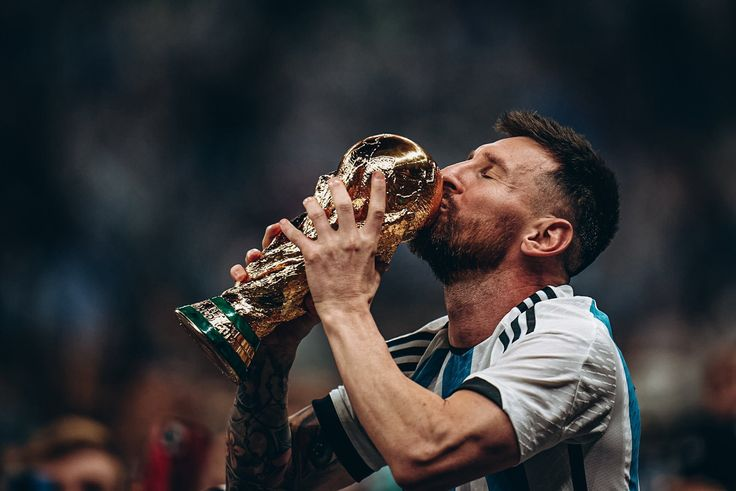
#> input picture messi.jpg, 736 x 491 px, found by its file name
$ python p6.py
#> lines starting #> are read from the running program, lines starting #| are printed output that depends on the picture
import cv2
import numpy as np

img_path = r"D:\DIP\messi.jpg"

#read img as grayscale
img = cv2.imread(img_path, cv2.IMREAD_GRAYSCALE)
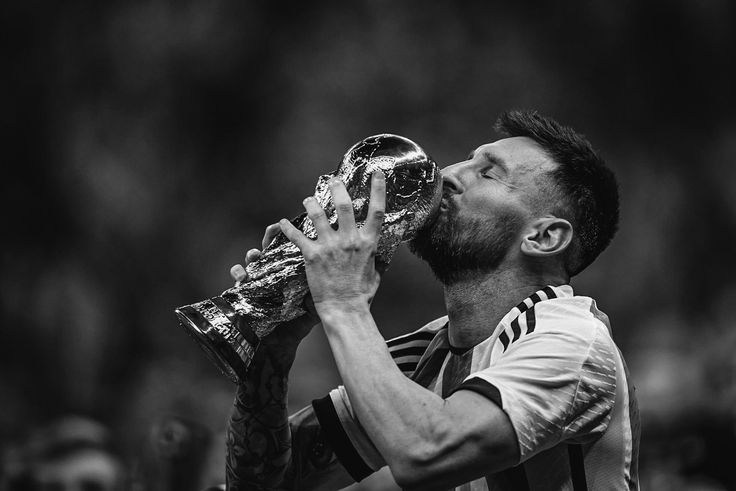
#> img: shape (491, 736); min 0, max 255, mean 53.5

# Find the minimum and maximum intensity values
r_min = np.min(img)
#> r_min = 0
r_max = np.max(img)
#> r_max = 255

#define the desired output range (0 to 255 for 8-bit imgs)
L = 255

#apply contrast stretching
contrast_stretched = ((img - r_min) / (r_max - r_min)) * L

#convert the result to uint8 type
contrast_stretched = contrast_stretched.astype(np.uint8)

#display the result
cv2.imshow('Original img', img)
cv2.imshow('Contrast Stretched img', contrast_stretched)
cv2.waitKey(0)
cv2.destroyAllWindows()
